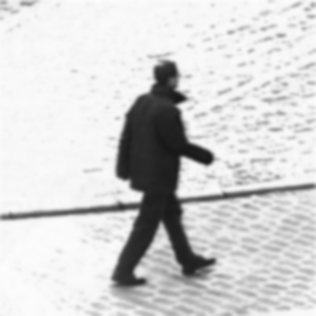
#> input picture cpp/planarcut/examples/pics/walk.ppm, 316 x 316 px
$ python fft3.py ../cpp/planarcut/examples/pics/walk.ppm
#> lines starting #> are read from the running program, lines starting #| are printed output that depends on the picture; after the words box and inside, x2 and y2 are one past the last pixel; in counts of white or black regions, pixels touching at a corner belong together
#!python
# coding=utf-8
import cv2
import numpy as np
import matplotlib.pyplot as plt
import sys
import logging

def ShowFFT3(infile):
#> called with infile = '../cpp/planarcut/examples/pics/walk.ppm'
	img = cv2.imread(infile,0) #直接读为灰度图像
#> img is the input picture: shape (316, 316); min 23, max 252, mean 210.5
	f = np.fft.fft2(img)
	fshift = np.fft.fftshift(f)
	#取绝对值：将复数变化成实数
	#取对数的目的为了将数据变化到0-255
	s1 = np.log(np.abs(fshift))
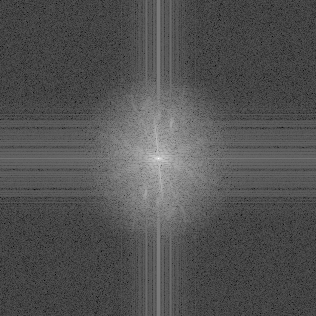
#> s1: shape (316, 316) float64; min -0.238, max 16.86, mean 5.28; drawn with min black and max white
	plt.subplot(221),plt.imshow(img,'gray'),plt.title('original')
	outfile= '%s.gray.bmp'%(infile)
	cv2.imwrite(outfile,img)
	plt.xticks([]),plt.yticks([])
	#---------------------------------------------
	# 逆变换--取绝对值就是振幅
	f1shift = np.fft.ifftshift(np.abs(fshift))
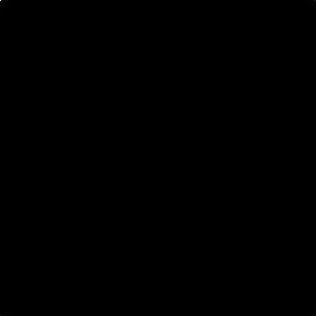
#> f1shift: shape (316, 316) float64; min 0.789, max 21022330, mean 2197; drawn with min black and max white
	img_back = np.fft.ifft2(f1shift)
	#出来的是复数，无法显示
	img_back = np.abs(img_back)
	#调整大小范围便于显示
	img_back = (img_back-np.amin(img_back))/(np.amax(img_back)-np.amin(img_back))
	outfile = '%s.inverse.bmp'%(infile)
	cv2.imwrite(outfile,img_back)
	plt.subplot(222),plt.imshow(img_back,'gray'),plt.title('only Amplitude')
	plt.xticks([]),plt.yticks([])
	#---------------------------------------------
	# 逆变换--取相位
	f2shift = np.fft.ifftshift(np.angle(fshift))
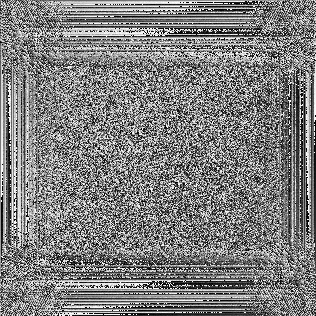
#> f2shift: shape (316, 316) float64; min -3.14, max 3.14, mean -3.15e-05; drawn with min black and max white
	img_back = np.fft.ifft2(f2shift)
	#出来的是复数，无法显示
	img_back = np.abs(img_back)
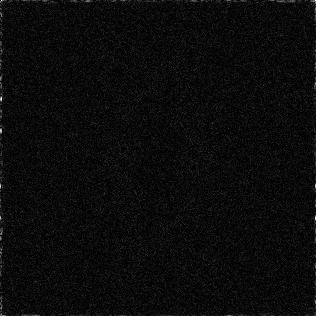
#> img_back: shape (316, 316) float64; min 3.15e-05, max 0.0966, mean 0.0044; drawn with min black and max white
	#调整大小范围便于显示
	img_back = (img_back-np.amin(img_back))/(np.amax(img_back)-np.amin(img_back))
	outfile = '%s.phase.bmp'%(infile)
	cv2.imwrite(outfile,img_back)
	plt.subplot(223),plt.imshow(img_back,'gray'),plt.title('only phase')
	plt.xticks([]),plt.yticks([])
	#---------------------------------------------
	# 逆变换--将两者合成看看
	s1 = np.abs(fshift) #取振幅
	s1_angle = np.angle(fshift) #取相位
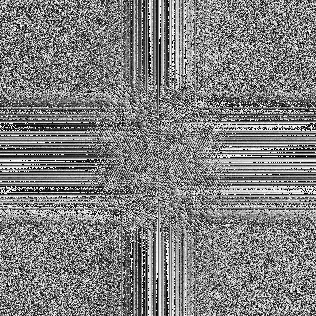
#> s1_angle: shape (316, 316) float64; min -3.14, max 3.14, mean -3.15e-05; drawn with min black and max white
	s1_real = s1*np.cos(s1_angle) #取实部
	s1_imag = s1*np.sin(s1_angle) #取虚部
	s2 = np.zeros(img.shape,dtype=complex)
	s2.real = np.array(s1_real) #重新赋值给s2
	s2.imag = np.array(s1_imag)

	f2shift = np.fft.ifftshift(s2) #对新的进行逆变换
	img_back = np.fft.ifft2(f2shift)
	#出来的是复数，无法显示
	img_back = np.abs(img_back)
	#调整大小范围便于显示
	img_back = (img_back-np.amin(img_back))/(np.amax(img_back)-np.amin(img_back))
	outfile = '%s.combine.bmp'%(infile)
	cv2.imwrite(outfile,img_back)
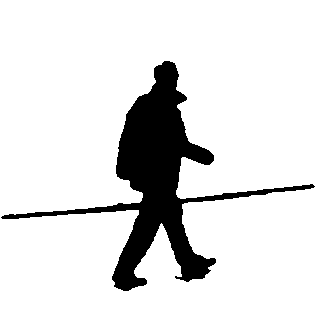
#> saved as walk.ppm.combine.bmp: shape (316, 316); values 0 (black) and 1 (white), 87.5% white; 1 black region, box (x1, y1, x2, y2) and area: (1, 61, 315, 291) 12496
	plt.subplot(224),plt.imshow(img_back,'gray'),plt.title('another way')
	plt.xticks([]),plt.yticks([])
	plt.show()
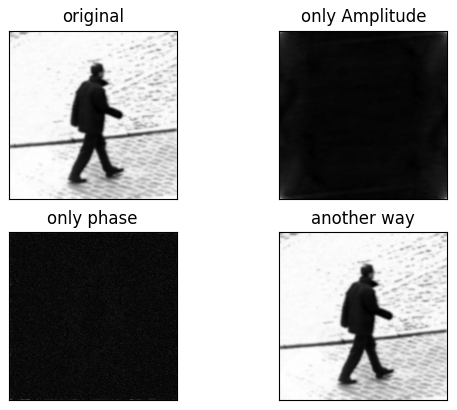
#> figure drawn by matplotlib, 4 panels
	return

def main():
	if len(sys.argv) < 2:
		sys.stderr.write('%s infile to erode'%(sys.argv[0]))
		sys.exit(3)
	logging.basicConfig(level=logging.DEBUG,format="%(levelname)-8s [%(filename)-10s:%(funcName)-20s:%(lineno)-5s] %(message)s")
	ShowFFT3(sys.argv[1])

if __name__ == '__main__':
	main()
